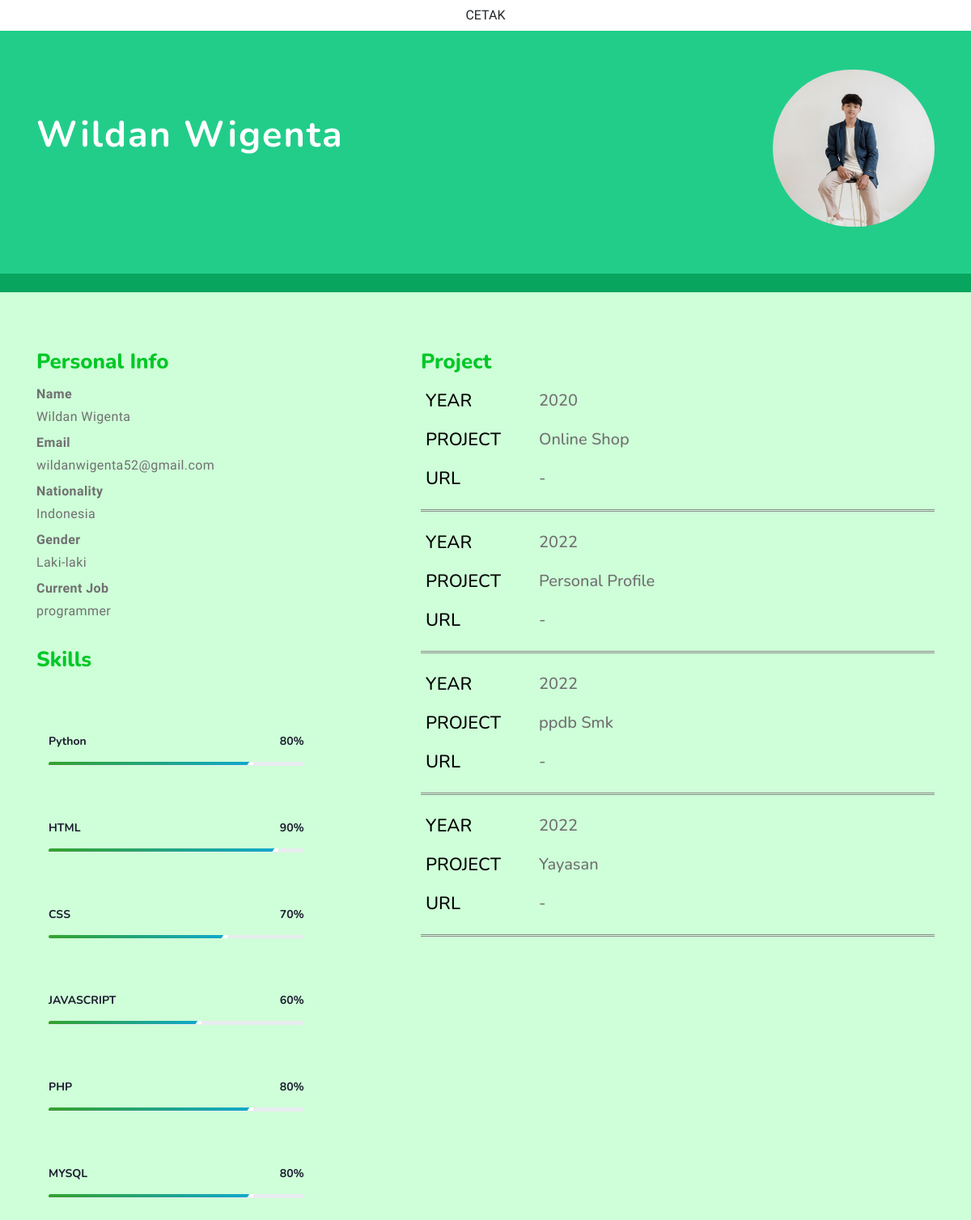
The app's page /cv.php with its own data.
### tables this page shows
CREATE TABLE `cv` (
  `name` varchar(100) NOT NULL,
  `email` text NOT NULL,
  `nationality` text NOT NULL,
  `gender` varchar(10) NOT NULL,
  `job` text NOT NULL
);

CREATE TABLE `skill` (
  `id_skill` int(11) NOT NULL,
  `skill` varchar(100) NOT NULL,
  `presentase` int(100) NOT NULL
);

CREATE TABLE `project_cv` (
  `id_project_cv` int(11) NOT NULL,
  `year` year(4) NOT NULL,
  `project` text NOT NULL,
  `url` text NOT NULL
);

### cv.php (the view, shortened to what this page needs)
<!DOCTYPE html>
<html lang="en">
<head>
    <link rel="stylesheet" href="assets/css/csss.css">
</head>
<body>
    <div class="d-flex justify-content-center no-print" style="background-color:white; z-index:10;">
        <a href="" class="btn btn-style" onclick="window.print()">Cetak</a>
    </div>
    <div style="background-color:#22CD8A ; height:300px;">
        <div class="container d-flex justify-content-between align-items-center">
            <h1 class="mt-3" style="color:white; font-size:45px;font-weight:700;letter-spacing: 2px;line-height:1.1;">Wildan Wigenta</h1>
                <div class="mt-5">
                    <img class="img-fluid img-responsive" src="assets/images/profil.jpg" alt=" " style="width:200px;border-radius:1000px;">
                </div>
        </div>
    </div>
    <div style="background-color:#08A55E; height:23px;"></div>
        <div class="container mt-5" >
            <div class="row">
                <div class="col-md-5 col-sm-12 mt-3">
                <?php
                    include('admin/include/konek.php');
                    $query = "SELECT * FROM cv";
                    $result = mysqli_query($konek, $query) or die(mysqli_error($konek));
                    while ($row = mysqli_fetch_array($result)) {
                ?>
                    <h5 class="title-style">Personal Info</h5>
                    <p class="mt-1" style="font-weight:700;">Name</p>
                    <p><?= $row['name']?></p>
                    <p class="mt-1" style="font-weight:700;">Email</p>
                    <p><?= $row['email']?></p>
                    <p class="mt-1" style="font-weight:700;">Nationality</p>
                    <p><?= $row['nationality']?></p>
                    <p class="mt-1" style="font-weight:700;">Gender</p>
                    <p><?= $row['gender']?></p>
                    <p class="mt-1" style="font-weight:700;">Current Job</p>
                    <p><?= $row['job']?></p>
                <?php } ?>
                    <h5 class="title-style mt-4">Skills</h5>
                    <section class="w3l-about ">
                        <div class="row mt-5 pt-3 col-12">
                            <?php
                                include('admin/include/konek.php');
                                $query = "SELECT * FROM skill";
                                $result = mysqli_query($konek, $query) or die(mysqli_error($konek));
                                while ($row = mysqli_fetch_array($result)) {
                                    ?>
                                <div class="col-10 skills-bar-grids mb-4 pb-2">
                                    <h4><?= $row['skill']?>
                                    <span class="float-right"><?= $row['presentase']?>%</span>
                                    </h4>
                                    <div class="progress">
                                        <div class="progress-bar progress-bar-striped bg-color" role="progressbar" style="width: <?= $row['presentase']?>% ;height:4px;" aria-valuenow="50" aria-valuemin="0" aria-valuemax="100">
                                        </div>
                                    </div>
                                </div>
                            <?php } ?>
                        </div>
                    </section>
                </div>
                <div class="col-md-7 col-sm-12 mt-3">
                    <h5 class="title-style ">Project</h5>
                    <?php
                    include('admin/include/konek.php');
                    $query = "SELECT * FROM project_cv";
                    $result = mysqli_query($konek, $query) or die(mysqli_error($konek));
                    while ($row = mysqli_fetch_array($result)) {
                    ?>
                        <div class="info">
                            <h6 class="info-title">YEAR</h6>
                            <h6 class="info-subtitle"><?= $row['year'] ?></h6>
                        </div>
                        <div class="info">
                            <h6 class="info-title">PROJECT</h6>
                            <h6 class="info-subtitle"><?= $row['project'] ?></h6>
                        </div>
                        <div class="info">
                            <h6 class="info-title">URL</h6>
                            <h6 class="info-subtitle"><?= $row['url'] ?><a href="#" target="_blank" style="text-decoration:none;"></a></h6>
                        </div>
                        <hr class="divider-cv">
                    <?php } ?>
                </div>
            </div>
        </div>
</body>
</html>

### cv.php (style rules this page uses)
body { background-color:#CEFFD8; }

### records on screen
cv: name "Wildan Wigenta", email "wildanwigenta52@gmail.com", nationality "Indonesia", gender "Laki-laki", job "programmer"
skill: skill "Python", presentase "80"
skill: skill "HTML", presentase "90"
skill: skill "CSS", presentase "70"
skill: skill "JAVASCRIPT", presentase "60"
skill: skill "PHP", presentase "80"
skill: skill "MYSQL", presentase "80"
project_cv: year "2020", project "Online Shop", url "-"
project_cv: year "2022", project "Personal Profile", url "-"
project_cv: year "2022", project "ppdb Smk", url "-"
project_cv: year "2022", project "Yayasan", url "-"
